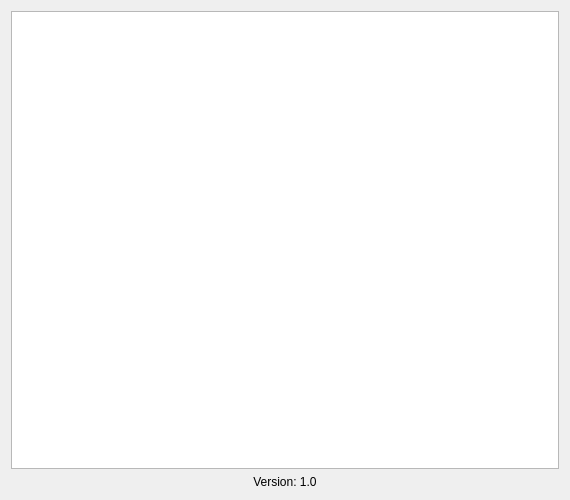
<?xml version="1.0" encoding="UTF-8"?>
<ui version="4.0">
 <class>AboutWindow</class>
 <widget class="QDialog" name="AboutWindow">
  <property name="geometry">
   <rect>
    <x>0</x>
    <y>0</y>
    <width>570</width>
    <height>500</height>
   </rect>
  </property>
  <property name="minimumSize">
   <size>
    <width>570</width>
    <height>500</height>
   </size>
  </property>
  <property name="maximumSize">
   <size>
    <width>16777215</width>
    <height>16777215</height>
   </size>
  </property>
  <property name="windowTitle">
   <string>About the program</string>
  </property>
  <layout class="QVBoxLayout" name="verticalLayout">
   <item>
    <widget class="QTextBrowser" name="AboutView">
     <property name="undoRedoEnabled">
      <bool>true</bool>
     </property>
     <property name="html">
      <string notr="true">&lt;!DOCTYPE HTML PUBLIC &quot;-//W3C//DTD HTML 4.0//EN&quot; &quot;http://www.w3.org/TR/REC-html40/strict.dtd&quot;&gt;
&lt;html&gt;&lt;head&gt;&lt;meta name=&quot;qrichtext&quot; content=&quot;1&quot; /&gt;&lt;style type=&quot;text/css&quot;&gt;
p, li { white-space: pre-wrap; }
&lt;/style&gt;&lt;/head&gt;&lt;body style=&quot; font-family:'Ubuntu'; font-size:11pt; font-weight:400; font-style:normal;&quot;&gt;
&lt;p style=&quot;-qt-paragraph-type:empty; margin-top:0px; margin-bottom:0px; margin-left:0px; margin-right:0px; -qt-block-indent:0; text-indent:0px;&quot;&gt;&lt;br /&gt;&lt;/p&gt;&lt;/body&gt;&lt;/html&gt;</string>
     </property>
     <property name="textInteractionFlags">
      <set>Qt::TextSelectableByMouse</set>
     </property>
     <property name="source">
      <url>
       <string>qrc:/WiFiSoftAP.desktop</string>
      </url>
     </property>
     <property name="openLinks">
      <bool>false</bool>
     </property>
    </widget>
   </item>
   <item>
    <widget class="QLabel" name="version">
     <property name="text">
      <string>Version: 1.0</string>
     </property>
     <property name="alignment">
      <set>Qt::AlignCenter</set>
     </property>
    </widget>
   </item>
  </layout>
 </widget>
 <resources/>
 <connections/>
</ui>
